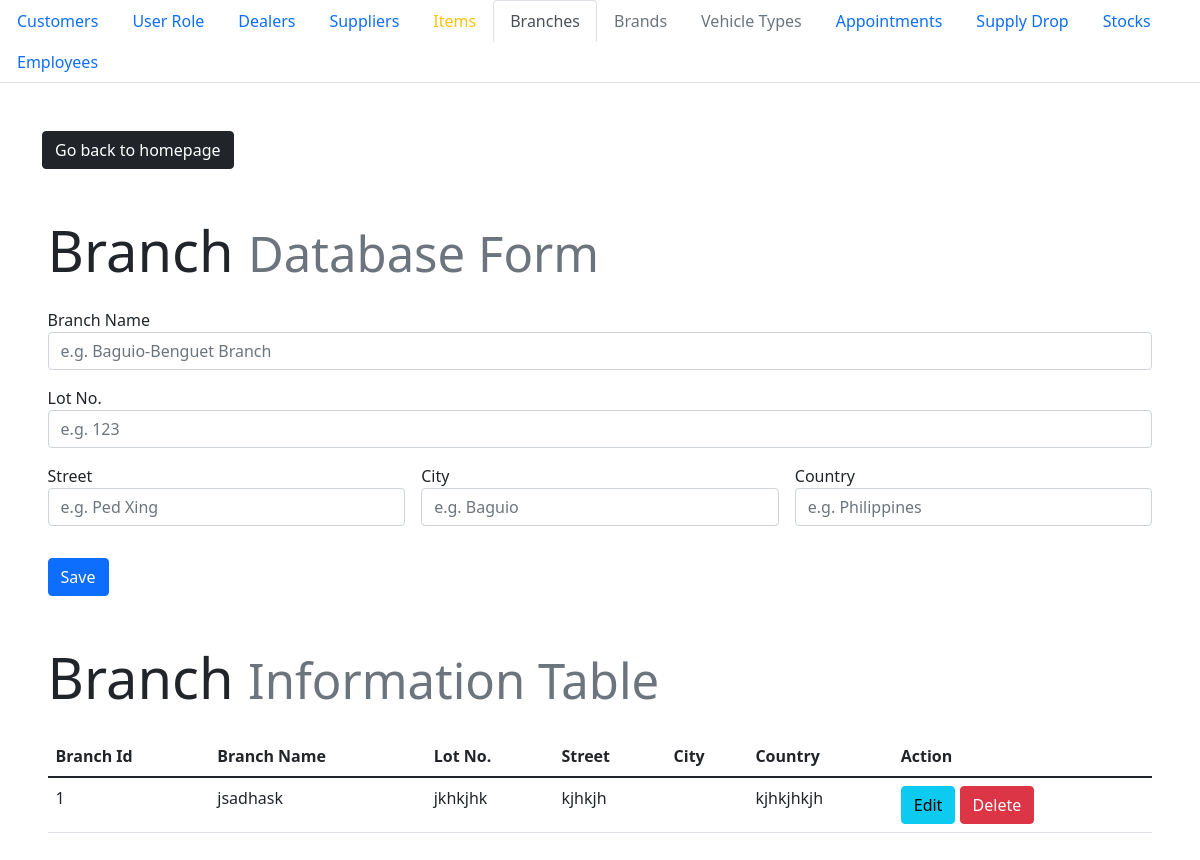
/admin/branch.php, run on the app's committed database.
### tables this page shows
CREATE TABLE `branch` (
  `branch_id` int(11) NOT NULL,
  `branch_name` varchar(30) NOT NULL,
  `lot_no` varchar(30) NOT NULL,
  `street` varchar(30) NOT NULL,
  `city` varchar(30) NOT NULL,
  `country` varchar(30) NOT NULL
);

### admin/branch.php (the view, shortened to what this page needs)
<!DOCTYPE html>
<html lang="en">
<head>
    <link rel="stylesheet" href="style.css">
    <link href="https://cdn.jsdelivr.net/npm/bootstrap@5.1.3/dist/css/bootstrap.min.css" rel="stylesheet">
</head>
<body>
    <ul class="nav nav-tabs">
    <li class="nav-item">
        <a class="nav-link" href="./index.php">Customers</a>
    </li>
    <li class="nav-item">
        <a class="nav-link" href="./user_role.php">User Role</a>
    </li>
    <li class="nav-item">
        <a class="nav-link" href="./dealer.php">Dealers</a>
    </li>
    <li class="nav-item">
        <a class="nav-link" href="./supplier.php">Suppliers</a>
    </li>
    <li class="nav-item">
        <a class="nav-link text-warning" href="./item.php">Items</a>
    </li>
    <li class="nav-item">
        <a class="nav-link active" href="./branch.php">Branches</a>
    </li>
    <li class="nav-item">
        <a class="nav-link text-muted" href="./brand.php">Brands</a>
    </li>
    <li class="nav-item">
        <a class="nav-link text-muted" href="./vehicle_type.php">Vehicle Types</a>
    </li>
    <li class="nav-item">
        <a class="nav-link" href="./appointment-admin.php">Appointments</a>
    </li>
    <li class="nav-item">
        <a class="nav-link" href="./provides.php">Supply Drop</a>
    </li>
    <li class="nav-item">
        <a class="nav-link" href="./stocks.php">Stocks</a>
    </li>
    <li class="nav-item">
        <a class="nav-link" href="./works_at.php">Employees</a>
    </li>
    </ul>
    <?php require_once 'process_branch.php'; ?>
    <div class="container transition">
    <div style="padding-top: 3em;">
        <a class="btn btn-dark" href="../foradmin.php" role="button">Go back to homepage</a>
    </div>
    <div class="mx-auto" style="width: 99%; padding-top: 3em;">
    <h1 class="display-4">Branch <small class="text-muted">Database Form</small></h1>
        <form action="process_branch.php" method="POST">
            <div class="col form-group" style="padding-top: 1em">
                <label for="">Branch Name</label>
                <input type="text" name="branch_name" class="form-control" value="<?php echo $branch_name; ?>" placeholder="e.g. Baguio-Benguet Branch" required autofocus>
            </div>
            <div class="col form-group" style="padding-top: 1em">
                <label for="">Lot No.</label>
                <input type="text" name="lot_no" class="form-control" value="<?php echo $lot_no; ?>" placeholder="e.g. 123" required>
            </div>
            <div class="hstack gap-3">
                <div class="col form-group" style="padding-top: 1em">
                    <label for="">Street</label>
                    <input type="text" name="street" class="form-control" value="<?php echo $street; ?>" placeholder="e.g. Ped Xing" required>
                </div>
                <div class="col form-group" style="padding-top: 1em">
                    <label for="">City</label>
                    <input type="text" name="city" class="form-control" value="<?php echo $city; ?>" placeholder="e.g. Baguio" required pattern="[a-zA-Z]{2,}">
                </div>
                <div class="col form-group" style="padding-top: 1em">
                    <label for="">Country</label>
                    <input type="text" name="country" class="form-control" value="<?php echo $country; ?>" placeholder="e.g. Philippines" required pattern="[a-zA-Z]{2,}">
                </div>
            </div>
            <div class="form-group" style="padding-top: 2em">
                <?php
                if ($update == true):
                ?>
                    <button type="submit" class="btn btn-info" name="update">Update</button>
                <?php else: ?>
                    <button type="submit" class="btn btn-primary" name="save">Save</button>
                <?php endif; ?>
            </div>
        </form>
    </div>
    <?php
        $mysqli = new mysqli('localhost', 'root', '', 'sza') or die(mysqli_error($mysqli));
        $result = $mysqli->query("SELECT * FROM branch") or die(mysqli_error);
    ?>
    <div class="mx-auto" style="width: 99%; padding-top: 3em; padding-bottom: 5em;">
    <h1 class="display-4" style="padding-bottom: 0.3em;">Branch <small class="text-muted">Information Table</small></h1>
        <table class="table">
            <thead>
                <tr>
                    <th>Branch Id</th>
                    <th>Branch Name</th>
                    <th>Lot No.</th>
                    <th>Street</th>
                    <th>City</th>
                    <th>Country</th>
                    <th>Action</th>
                </tr>
            </thead>
        <?php
            while ($row = $result->fetch_assoc()): ?>
                <tr>
                    <td><?php echo $row['branch_id']; ?></td>
                    <td><?php echo $row['branch_name']; ?></td>
                    <td><?php echo $row['lot_no']; ?></td>
                    <td><?php echo $row['street']; ?></td>
                    <td><?php echo $row['city']; ?></td>
                    <td><?php echo $row['country']; ?></td>
                    <td>
                        <a href="branch.php?edit=<?php echo $row['branch_id']; ?>"
                            class="btn btn-info">Edit</a>
                        <button onclick="check(<?php echo $row['branch_id']; ?>)" type="button" class="btn btn-danger">Delete</button>
                    </td>
                </tr>
            <?php endwhile; ?>
        </table>
    </div>
    </div>
</body>
</html>

### admin/style.css (style rules this page uses)
.transition { animation: transitionIn 0.5s; }

### data on the page
branch: branch_id "1", branch_name "jsadhask", lot_no "jkhkjhk", street "kjhkjh", country "kjhkjhkjh"
